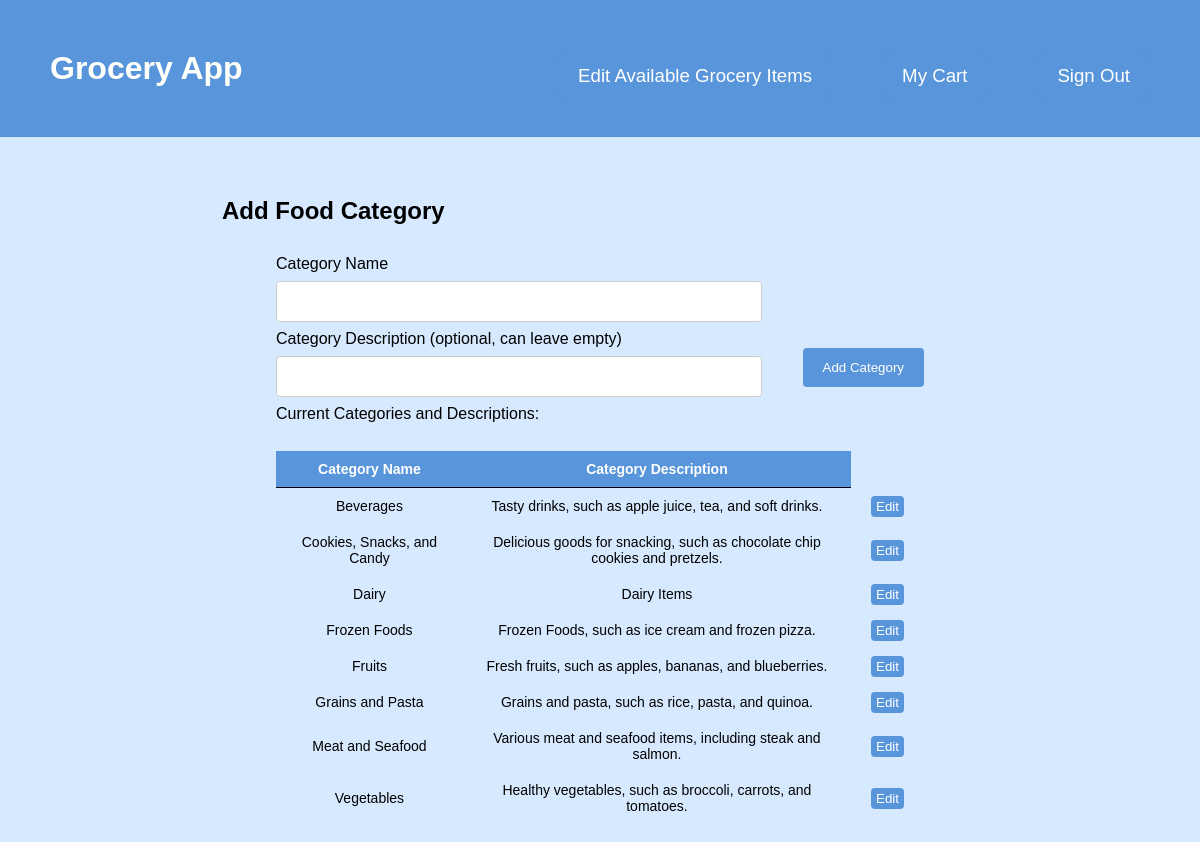
Screenshot of /GroceryApp/addCategoryPage.php (signed in) with the database file from the repository.
### tables this page shows
CREATE TABLE Category (
	name TEXT NOT NULL PRIMARY KEY,
	description TEXT
);

### GroceryApp/addCategoryPage.php (the view, shortened to what this page needs)
<!DOCTYPE html>
<html>
	<head>
		<link rel="stylesheet" href="styles.css" />
	</head>
	<body>
		<div class="page">
			<header class="menu-container">
				<h1 class="logo">
					<a class="logo-link" href="./index.php">Grocery App</a>
				</h1>
				<nav class="menu">
					<?php
						if($_SESSION['userType'] == "Admin"){
							echo '<li><a class="nav-link" href="editAvailableItems.php">Edit Available Grocery Items</a></li>';
						}
					?>
					<li><a class="nav-link" href="./groceryList.php">My Cart</a></li>
					<li><a class="nav-link" href="./signOut.php">Sign Out</a></li>
				</nav>
			</header>
			<article class="content">
				<header class="title">
					<h2>Add Food Category</h2>
				</header>
				<form
					class="groceryForm"
					method="post"
					action="addCategory.php"
				>
					<label for="name">Category Name</label>
					<input
						class="textInput"
						type="text"
						name="name"
						pattern="^[a-zA-Z_ ]*${1,}"
						required
					/>
					<label for="description">Category Description (optional, can leave empty)</label>
					<input
						class="textInput"
						type="text"
						name="description"
						pattern="^[a-zA-Z_ ]*${1,}"
					/>
					<input type="submit" value="Add Category" />
					<br><div>Current Categories and Descriptions:</div><hr style="height:10px; visibility:hidden;" />
					<?php
                    $db_file = './myDB/grocery.db';
                    try {
                        $db = new PDO('sqlite:' . $db_file);
                        $db->setAttribute(PDO::ATTR_ERRMODE, PDO::ERRMODE_EXCEPTION);
                        $qry = "select * from category order by name;";
                        $result_set = $db->query($qry);
                        echo '<br>
                            <table>
                                <thead>
                                    <tr>
                                    <th>Category Name</th>
                                    <th>Category Description</th>
                                    </tr>
                                </thead>
                                <tbody>';
                        $description = "";
                        foreach($result_set as $tuple){
                        		if ($tuple['description'] == 'NULL'){
                        			$description = "[no description]";
                        		}
                        		else{
                        			$description = $tuple['description'];
                        		}
                                echo '<tr>
                                        <td>'.$tuple['name'].'</td>
                                        <td>'.$description.'</td>
                                        <td><a class="strong-button small" href="editCategoryPage.php?name='.$tuple['name'].'">Edit</a></td>
                                    </tr>';
                        }
                        echo '</tbody>
                            </table>';
                    }
                    catch(PDOException $e) {
                        die('Exception : '.$e->getMessage());
                    }
                ?>
				</form>
			</article>
		</div>
	</body>
</html>

### GroceryApp/styles.css (style rules this page uses)
:root { --header-color: #5995da; --header-font: #fff; --header-hover: #5d6063; --header-dropdown-background: #b2d6ff; --background-color: #d6e9fe; --body-font: #fffffc; --pop-of-green: #b9f5d8; --pop-of-blue: #08a4bd; }
* { margin: 0; padding: 0; box-sizing: border-box; font-family: "Franklin Gothic Medium", "Arial Narrow", Arial, sans-serif; }
body { min-height: 100vh; display: flex; background-color: var(--background-color); flex-direction: column; }
.page { height: 100%; }
.menu-container { color: var(--header-font); background-color: var(--header-color); padding: 20px 0; display: flex; justify-content: space-between; width: 100%; padding: 50px; }
.menu { margin-top: 15px; width: 60%; display: flex; align-items: center; justify-content: right; }
.menu > li { display: inline; margin-right: 50px; }
.menu > li:last-of-type { margin-right: 0; }
.nav-link:link, .nav-link:visited { background-color: var(--header-color); color: var(--header-font); padding: 12px 20px; transition-duration: 0.4s; box-shadow: none; border: none; border-radius: 8px; cursor: pointer; align-self: flex-end; font-size: 14pt; text-decoration: none; font-family: "Gill Sans", "Gill Sans MT", Calibri, "Trebuchet MS", sans-serif; }
.logo-link:link, .logo-link:visited { color: var(--body-font); text-decoration: none; font-family: "Gill Sans", "Gill Sans MT", Calibri, "Trebuchet MS", sans-serif; }
.content { display: block; margin: 5%; }
.title { display: block; margin-left: 10%; padding-left: 5%; padding-bottom: 10px; }
.groceryForm { margin: 20px 0; display: block; margin-left: auto; margin-right: auto; width: 60%; }
.groceryForm > label { display: block; }
.groceryForm > input[type="text"] { width: 75%; padding: 12px 20px; margin: 8px 0; display: inline-block; border: 1px solid #ccc; border-radius: 4px; box-sizing: border-box; }
.groceryForm > input[type="submit"] { background-color: var(--header-color); color: var(--header-font); padding: 12px 20px; border: none; border-radius: 4px; cursor: pointer; float: right; }
table { border-collapse: collapse; padding: 20px 0; padding-left: 10%; font-size: 14pt; }
th { border-bottom: 1px solid black; padding: 10px 20px; font-size: 14px; text-align: center; color: var(--header-font); background-color: var(--header-color); }
td { padding: 10px 20px; font-size: 14px; text-align: center; }
.strong-button { background-color: var(--header-color); color: var(--header-font); padding: 6px 10px; border: none; border-radius: 4px; cursor: pointer; transition-duration: 0.2s; box-shadow: none; font-size: 14pt; text-decoration: none; }
.small { font-size: 10pt; padding: 3px 5px; }

### rows the page displays
category: name "Beverages", description "Tasty drinks, such as apple juice, tea, and soft drinks."
category: name "Cookies, Snacks, and Candy", description "Delicious goods for snacking, such as chocolate chip cookies and pretzels."
category: name "Dairy", description "Dairy Items"
category: name "Frozen Foods", description "Frozen Foods, such as ice cream and frozen pizza."
category: name "Fruits", description "Fresh fruits, such as apples, bananas, and blueberries."
category: name "Grains and Pasta", description "Grains and pasta, such as rice, pasta, and quinoa."
category: name "Meat and Seafood", description "Various meat and seafood items, including steak and salmon."
category: name "Vegetables", description "Healthy vegetables, such as broccoli, carrots, and tomatoes."
